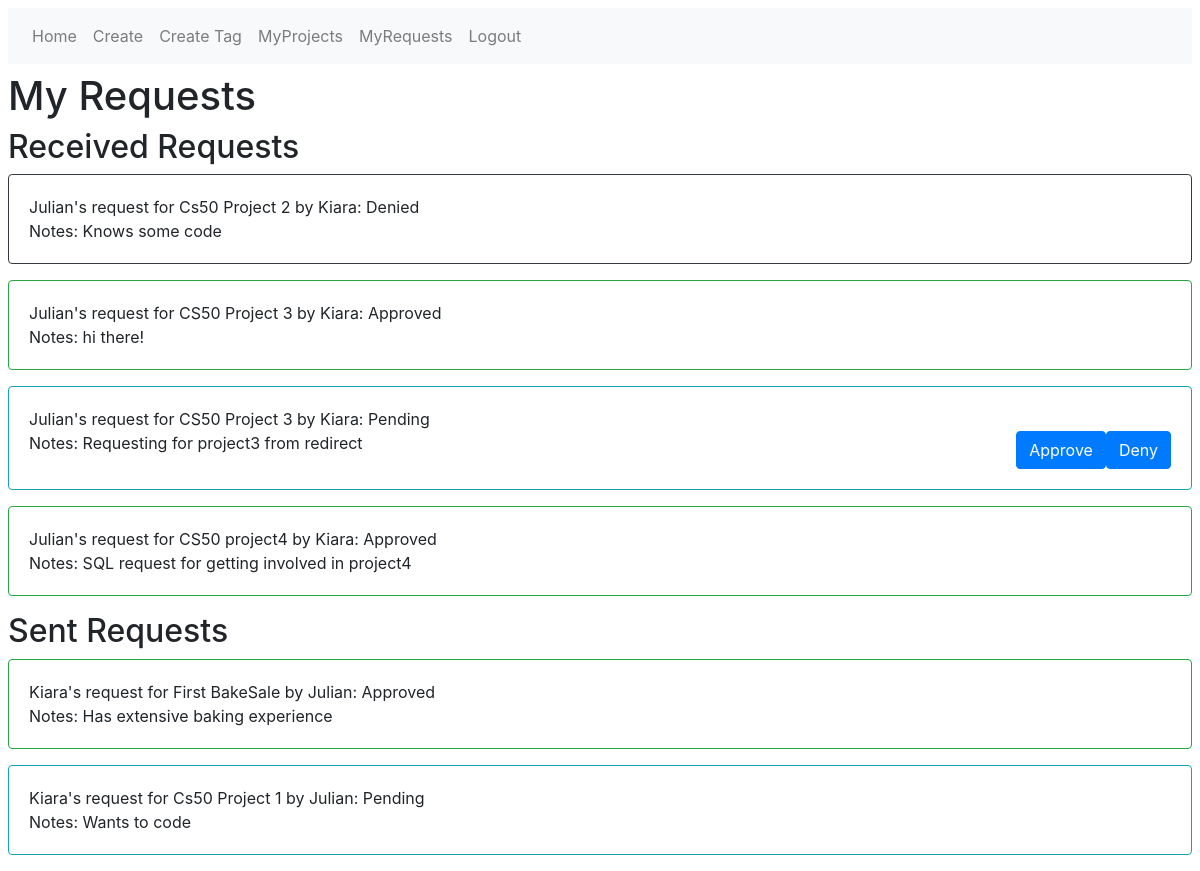
Page /projects/myrequests/ (signed in) on the committed database.
### users/models.py (models this page shows)
class Request(models.Model):
    sender = models.ForeignKey(User, on_delete=models.CASCADE, related_name='sender')
    project = models.ForeignKey(Project, on_delete=models.CASCADE, related_name='project')
    status = models.ForeignKey('RequestStatus', on_delete=models.PROTECT)
    note = models.TextField(max_length = 300)
    def __str__(self):
        return f"{self.sender}'s request for {self.project}: {self.status}"

class Project(models.Model):
    name = models.CharField(max_length=64)
    manager = models.ForeignKey(User, on_delete=models.PROTECT, related_name='manager')
    status = models.ForeignKey('Status', on_delete=models.PROTECT,)
    contributors = models.ManyToManyField(User, related_name='contributor', blank=True,)
    description = models.TextField()
    tags = models.ManyToManyField(Tag, blank=True,)
    def __str__(self):
        return f"{self.name} by {self.manager}"

class RequestStatus(models.Model):
    status = models.CharField(max_length=64)
    cardClass = models.ForeignKey('CardClass', on_delete=models.CASCADE)
    def __str__(self):
        return f"{self.status}"

### projects/views.py (the view)
# urls.py: path("myrequests/", views.myrequests_view, name="myrequests"),
def myrequests_view(request):
    user = request.user
    context = {
        "sent_requests": Request.objects.filter(sender=request.user),
        "received_requests": Request.objects.filter(project__manager = user)
    }
    return render(request, "projects/myrequests.html", context)

### projects/templates/projects/myrequests.html
{% extends "projects/base.html" %}
{% block body %}
  <h1>My Requests</h1>
  <h2> Received Requests </h2>
    {% for request in received_requests %}
    <div class="{{request.status.cardClass.cardClass}}">
      <div class="card-body">
          {{request}}<br>
          Notes: {{request.note}}
          {% if request.status.status == "Pending" %}
            <a class="float-right btn btn-primary modify"  href="{% url 'projects:deny' request.id %}">Deny</a>
            <a class="float-right btn btn-primary modify"  href="{% url 'projects:approve' request.id %}">Approve</a>
          {% endif %}
      </div>
    </div>
    {% empty %}
    No Received Requests
    {% endfor %}
  <h2> Sent Requests </h2>
    {% for request in sent_requests %}
    <div class="{{request.status.cardClass.cardClass}}">
      <div class="card-body">
          {{request}}<br>
          Notes:
            {{request.note}}
      </div>
    </div>
    {% empty %}
      No sent requests
    {% endfor %}
{% endblock %}

### rows in the picture
Request: sender+project+status "Julian's request for Cs50 Project 2 by Kiara: Denied", note "Knows some code"
Request: sender+project+status "Julian's request for CS50 Project 3 by Kiara: Approved", note "hi there!"
Request: sender+project+status "Julian's request for CS50 Project 3 by Kiara: Pending", note "Requesting for project3 from redirect", shows "Deny"
Request: sender+project+status "Julian's request for CS50 project4 by Kiara: Approved", note "SQL request for getting involved in project4"
Request: sender+project+status "Kiara's request for First BakeSale by Julian: Approved", note "Has extensive baking experience"
Request: sender+project+status "Kiara's request for Cs50 Project 1 by Julian: Pending", note "Wants to code"
